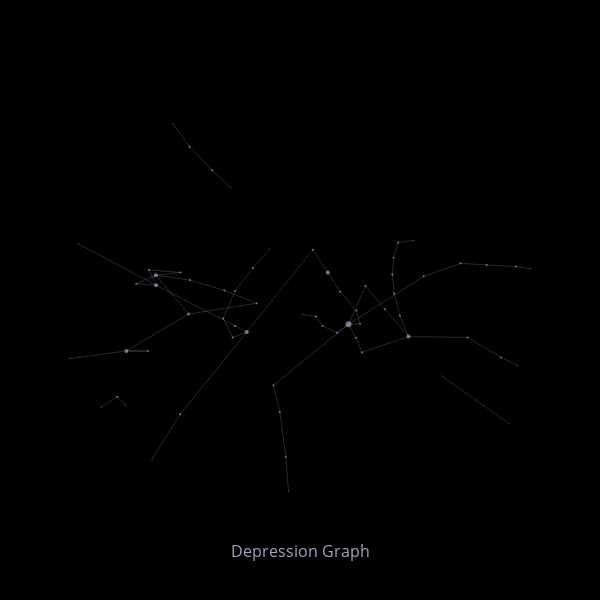

This figure's notebook cell:
### Code cell
draw('Depression Graph', trace0, trace00)

### Figure 1 — Plotly figure (JSON) as saved in the notebook; plotly's stock layout.template omitted (floating-point values rounded to 4 significant figures; data arrays with more than 128 entries replaced by an {"elided": "..."} marker saying what was removed)
{"data": [{"hoverinfo": "none", "line": {"color": "#a3a3c2", "width": 0.25}, "mode": "lines", "type": "scatter", "x": {"elided": "195 float values"}, "y": {"elided": "195 float values"}}, {"hoverinfo": "text", "marker": {"color": "#a3a3c2", "colorscale": "Greens", "line": {"width": 0}, "reversescale": true, "showscale": false, "size": [1, 2, 2, 1, 3, 4, 2, 1, 4, 2, 4, 2, 4, 2, 1, 2, 2, 2, 2, 2, 1, 1, 2, 1, 1, 2, 2, 2, 6, 2, 2, 2, 1, 1, 2, 2, 2, 2, 2, 4, 2, 2, 2, 2, 2, 2, 1, 1, 2, 2, 2, 2, 2, 4, 2, 2, 2, 2, 2, 2, 2, 1, 1, 1]}, "mode": "markers", "name": "", "opacity": 1, "text": ["💯", "оригинальный", "фабричный", "качество", "🌠", "натуральный", "замша", "кожа", "подошва", "encap", "для", "защита", "от", "ударный", "нагрузка", "лёгкий", "формовать", "промежуточный", "из", "эва", "амортизация", "👉", "размер", "", "👆", "полный", "ассортимент", "смотреть", "в", "профиль", "нажать", "на", "имя", "🚗", "доставка", "до", "люба", "станция", "метро", "рубль", "по", "адрес", "предел", "мкад", "далёкий", "оговариваться", "индивидуально", "услуга", "курьер", "оплачиваться", "не", "зависимый", "покупка", "☝", "  ", "🚚", "отправка", "регион", "почта", "россия", "сдэк", "боксберри", "🚶", "самовывоз"], "type": "scatter", "x": [-0.2663, -0.3453, -0.4402, -0.5111, -0.4446, -0.707, -0.6161, -0.9489, -0.5826, -0.6653, -0.5811, -0.2479, -0.1989, -0.48, -0.5992, -0.157, -0.2928, -0.4391, -0.4782, -0.6114, -0.9073, -0.7112, -0.7452, -0.8124, 0.03653, 0.09217, 0.1209, 0.1818, 0.2303, -0.08662, -0.05947, -0.03425, -0.02338, 0.5058, 0.4399, 0.4206, 0.415, 0.4227, 0.447, 0.4828, 0.2867, 0.2618, 0.3021, 0.3845, 0.732, 0.8744, 0.9441, -0.1022, -0.1727, -0.2487, -0.2981, -0.2582, 0.07994, 0.1428, 0.1953, 0.2639, 0.279, 0.5473, 0.7028, 0.8126, 0.9359, 1, 0.6239, 0.9084], "y": [0.6504, 0.7415, 0.8643, 0.9847, -0.0107, -0.2038, -0.2046, -0.2449, 0.1925, 0.1479, 0.1393, -0.07276, -0.1051, -0.5345, -0.7725, 0.04548, 0.1128, 0.1667, 0.2064, 0.2201, 0.3551, -0.4858, -0.4443, -0.4971, -0.01285, -0.02305, -0.07378, -0.1088, -0.06452, -0.384, -0.524, -0.7574, -0.9379, 0.3738, 0.3639, 0.2835, 0.1961, 0.09691, -0.0197, -0.1287, -0.2116, -0.1353, 0.1358, 0.01415, -0.1331, -0.2381, -0.2791, 0.3295, 0.2305, 0.1104, -0.03379, -0.1337, 0.3258, 0.206, 0.1063, 0.007095, -0.06211, 0.1864, 0.2544, 0.2458, 0.2374, 0.2265, -0.3351, -0.5847]}], "layout": {"autosize": false, "font": {}, "height": 600, "hovermode": "closest", "margin": {"b": 85, "l": 40, "pad": 0, "r": 40, "t": 100}, "paper_bgcolor": "rgba(0,0,0,1)", "plot_bgcolor": "rgba(0,0,0,1)", "showlegend": false, "title": "", "width": 600, "xaxis": {"showgrid": false, "showline": false, "showticklabels": false, "title": "Depression Graph", "titlefont": {"color": "#a3a3c2", "size": 16}, "zeroline": false}, "yaxis": {"showgrid": false, "showline": false, "showticklabels": false, "title": "", "zeroline": false}}}
